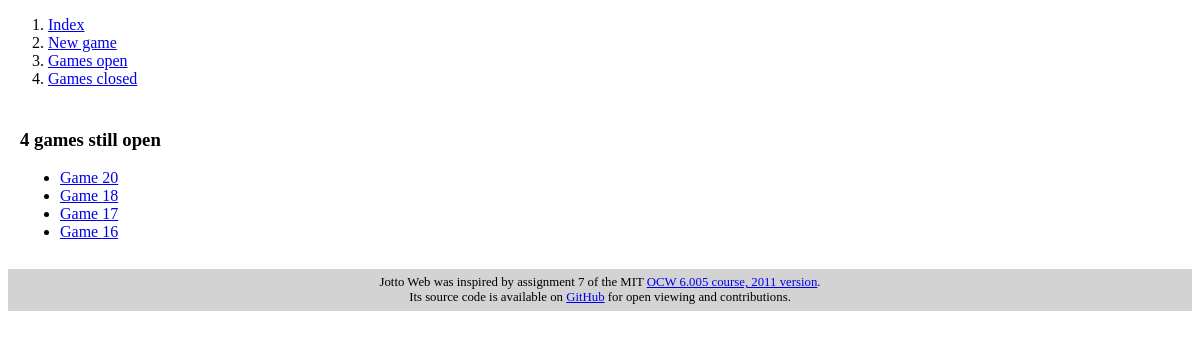
Before: /open_sessions with the older database file.
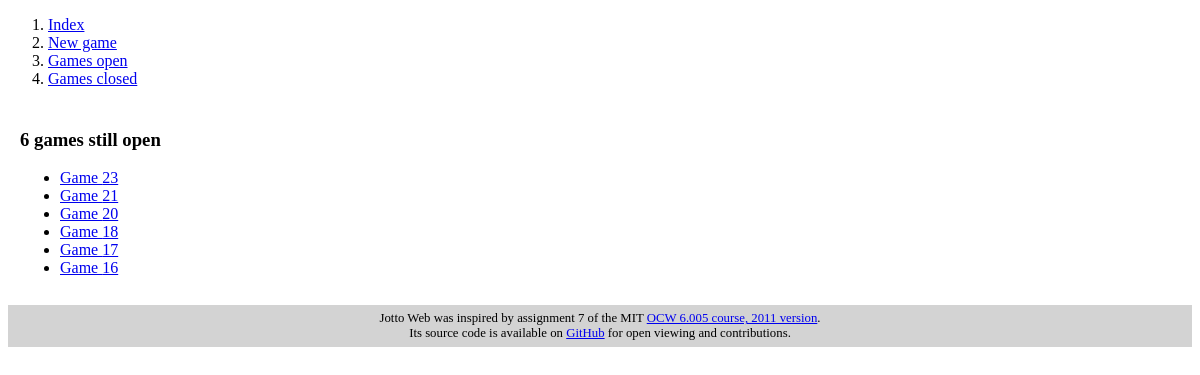
After: the same page with the newer database file.
### JottoWebApp/models.py (models this page shows, shortened)
class Session(models.Model):
    puzzle = models.ForeignKey(Puzzle, on_delete=models.CASCADE)
    start_date = models.DateTimeField(default=timezone.localtime)
    end_date = models.DateTimeField(null=True)
    def is_closed(self):
        return self.end_date is not None and self.end_date <= timezone.now()

### JottoWebApp/views.py (the view)
# urls.py: url(r"^open_sessions$", OpenSessionsView.as_view(), name="open_sessions"),
class OpenSessionsView(ListView):
    template_name = "jotto/open_sessions.html"
    context_object_name = "sessions"
    def get_queryset(self):
        return [s for s in Session.objects.order_by("-start_date") if not s.is_closed()]

### JottoWebApp/templates/jotto/open_sessions.html (shortened to what this page needs)
{% extends "jotto/base.html" %}
{% block content %}
    {% if sessions %}
        <h3>{{ sessions|length }} games still open</h3>
        <ul>
            {% for s in sessions %}
                <li><a href="{% url 'jotto:session' s.id %}">Game {{ s.id }}</a></li>
            {% endfor %}
        </ul>
    {% else %}
        <p>
            There are no open games to display.<br>
            If you wish, you can <a href="{% url 'jotto:pre_session' %}">start a new game</a>.
        </p>
    {% endif %}
{% endblock %}

Changed rows visible on the page:
added Session: id "23"
added Session: id "21"
Other visible differences:
{{ sessions|length }}: "4" → "6"
